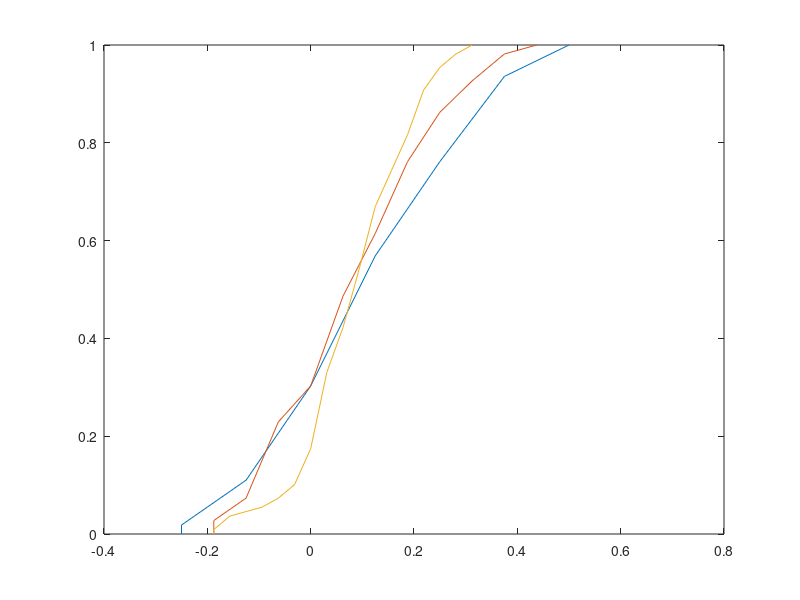

The MATLAB source for this figure:
data = load('credit.csv');
%we fix the protected group to non-single women by setting protected var
protected = data(data(:,9) == 2,:);
%we fix the upprotected group to other than the previous
unprotected = data(data(:,9)~=2,:);
%save class and remove from attributes
class_p = protected(:,21);
class_u = unprotected(:,21);
protected(:,[9,21]) = [];
unprotected(:,[9,21]) = [];
%for each woman assigned with a bad class in the protected dataset find diff 
idx_p = knnsearch( protected, protected(class_p == 2, :),'K', 8 );
idx_u = knnsearch( unprotected, protected(class_p == 2, :),'K', 8 );
%to find the proportion p1
n = size(idx_p, 1);
p1 = zeros(1,n);
for i=1:n
    tbl = tabulate(class_p(idx_p(i,:)));
    if isempty (tbl(tbl(:,1) == 2,3))
        p1(i) = 0;
    else
        p1(i) = tbl(2,3);
    end;
end;
%to find the proportion p2
n = size(idx_u, 1);
p2 = zeros(1,n);
for i=1:n
    tbl = tabulate(class_u(idx_u(i,:)));
    if isempty (tbl(tbl(:,1) == 2,3))
        p2(i) = 0;
    else
        p2(i) = tbl(tbl(:,1) == 2,3);
    end;
end;
%to find diff
diff = (p1-p2)/100;
[f,x] = ecdf(diff);
figure(1)
plot(x,f)

%k = 16

idx_p = knnsearch( protected, protected(class_p == 2, :),'K', 16 );
idx_u = knnsearch( unprotected, protected(class_p == 2, :),'K', 16 );
%to find the proportion p1
n = size(idx_p, 1);
p1 = zeros(1,n);
for i=1:n
    tbl = tabulate(class_p(idx_p(i,:)));
    if isempty (tbl(tbl(:,1) == 2,3))
        p1(i) = 0;
    else
        p1(i) = tbl(2,3);
    end;
end;
%to find the proportion p2
n = size(idx_u, 1);
p2 = zeros(1,n);
for i=1:n
    tbl = tabulate(class_u(idx_u(i,:)));
    if isempty (tbl(tbl(:,1) == 2,3))
        p2(i) = 0;
    else
        p2(i) = tbl(tbl(:,1) == 2,3);
    end;
end;
%to find diff
diff = (p1-p2)/100;
%to plot 
[f,x] = ecdf(diff);
hold on 
plot(x,f)

%k=32
idx_p = knnsearch( protected, protected(class_p == 2, :),'K', 32 );
idx_u = knnsearch( unprotected, protected(class_p == 2, :),'K', 32 );
n = size(idx_p, 1);
p1 = zeros(1,n);
for i=1:n
    tbl = tabulate(class_p(idx_p(i,:)));
    if isempty (tbl(tbl(:,1) == 2,3))
        p1(i) = 0;
    else
        p1(i) = tbl(2,3);
    end;
end;
%to find the proportion p2
n = size(idx_u, 1);
p2 = zeros(1,n);
for i=1:n
    tbl = tabulate(class_u(idx_u(i,:)));
    if isempty (tbl(tbl(:,1) == 2,3))
        p2(i) = 0;
    else
        p2(i) = tbl(tbl(:,1) == 2,3);
    end;
end;
%to find diff
diff = (p1-p2)/100;
%to plot 
[f,x] = ecdf(diff);
hold on 
plot(x,f)